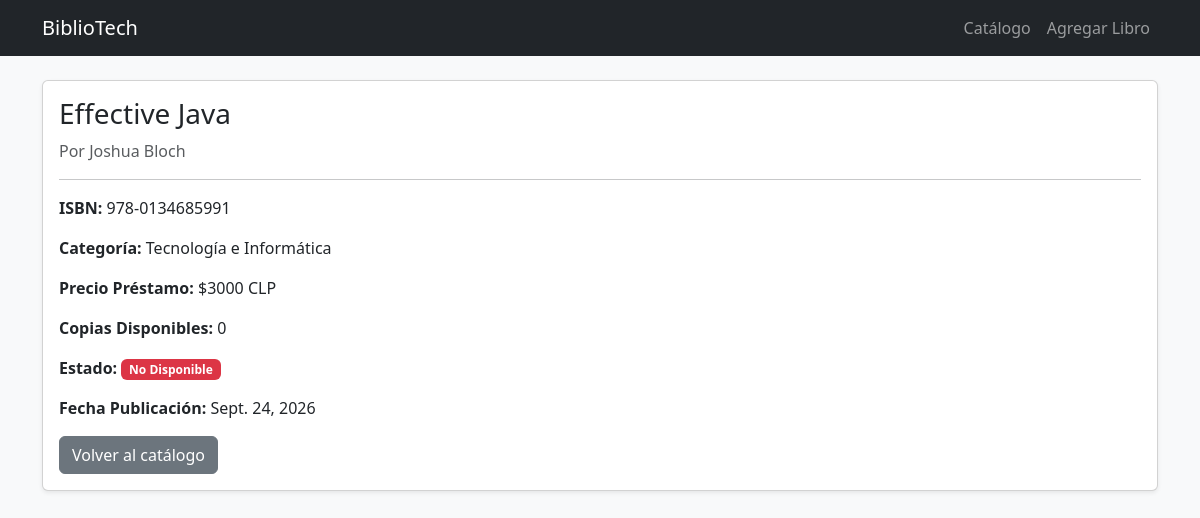
The page /libro/4/ on the database its author committed.
### biblioteca/models.py (models this page shows, shortened)
class Libro(models.Model):
    CATEGORIAS = [
        ('TECNOLOGIA', 'Tecnología e Informática'),
        ('NARRATIVA', 'Narrativa y Literatura'),
        ('CIENCIA', 'Ciencias Exactas y Naturales'),
        ('HISTORIA', 'Historia y Ciencias Sociales'),
    ]
    isbn = models.CharField(max_length=20, unique=True, verbose_name='ISBN')
    titulo = models.CharField(max_length=150, verbose_name='Título del Libro')
    autor = models.CharField(max_length=100, verbose_name='Autor')
    categoria = models.CharField(max_length=50, choices=CATEGORIAS, verbose_name='Categoría')
    precio_prestamo = models.IntegerField(verbose_name='Precio Préstamo ($ CLP)')
    stock_copias = models.IntegerField(verbose_name='Copias Disponibles')
    disponible = models.BooleanField(default=True, verbose_name='Disponible')
    fecha_publicacion = models.DateField(verbose_name='Fecha de Publicación')

### biblioteca/views.py (the view)
# urls.py: path('libro/<int:id>/', views.detalle_libro, name='detalle_libro'),
def detalle_libro(request, id):
    libro = get_object_or_404(Libro, id=id)
    return render(request, 'biblioteca/detalle_libro.html', {'libro': libro})

### biblioteca/templates/biblioteca/detalle_libro.html
{% extends 'biblioteca/base.html' %}
{% block content %}
<div class="card shadow-sm">
    <div class="card-body">
        <h3>{{ libro.titulo }}</h3>
        <p class="text-muted">Por {{ libro.autor }}</p>
        <hr>
        <p><strong>ISBN:</strong> {{ libro.isbn }}</p>
        <p><strong>Categoría:</strong> {{ libro.get_categoria_display }}</p>
        <p><strong>Precio Préstamo:</strong> ${{ libro.precio_prestamo }} CLP</p>
        <p><strong>Copias Disponibles:</strong> {{ libro.stock_copias }}</p>
        <p><strong>Estado:</strong> {% if libro.disponible %}<span class="badge bg-success">Disponible</span>{% else %}<span class="badge bg-danger">No Disponible</span>{% endif %}</p>
        <p><strong>Fecha Publicación:</strong> {{ libro.fecha_publicacion }}</p>
        <a href="{% url 'lista_libros' %}" class="btn btn-secondary">Volver al catálogo</a>
    </div>
</div>
{% endblock %}

### rows shown on the page
Libro: titulo "Effective Java", autor "Joshua Bloch", isbn "978-0134685991", categoria "Tecnología e Informática", precio_prestamo "3000", stock_copias "0", fecha_publicacion "Sept. 24, 2026"
